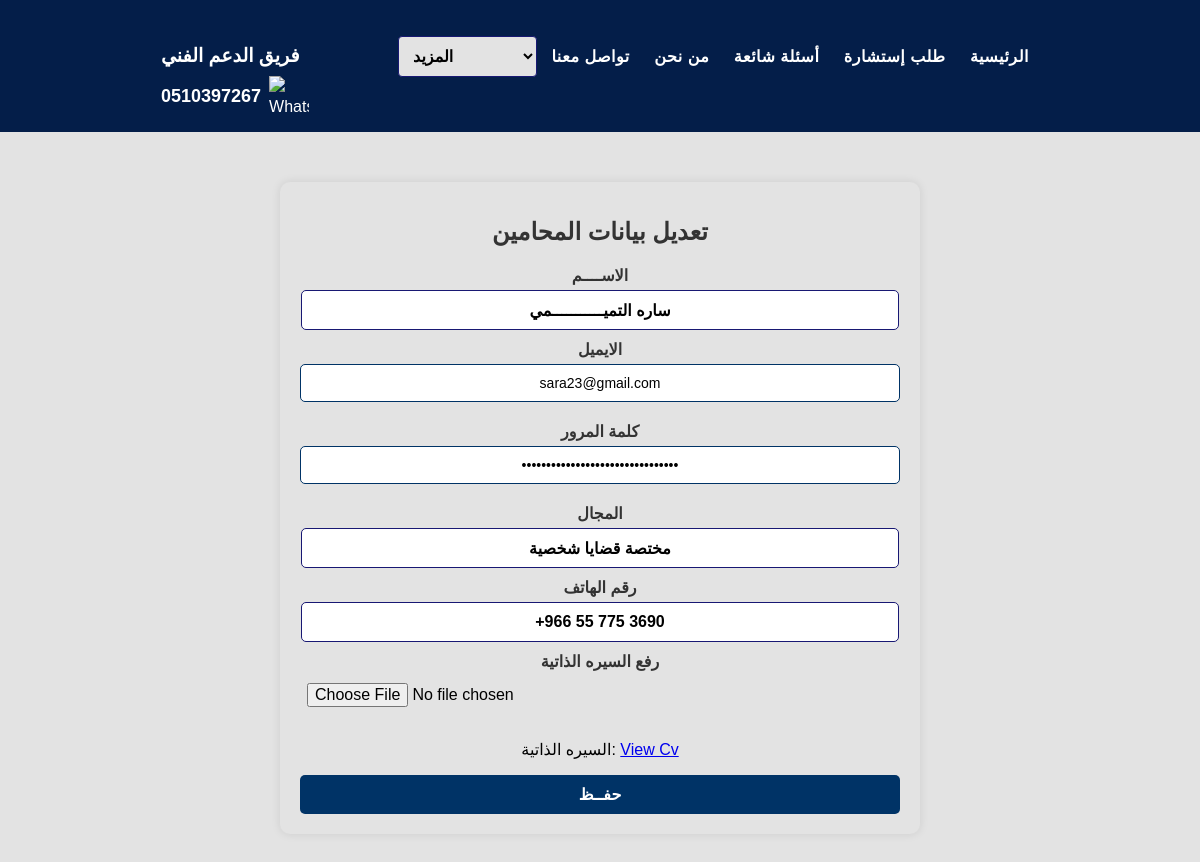
Screenshot of /update_info_lawyer.php (signed in) with the database file from the repository.
### tables this page shows
CREATE TABLE IF NOT EXISTS `lawyer` (
  `Id_lawyer` int NOT NULL AUTO_INCREMENT,
  `Name` varchar(100) NOT NULL,
  `Email` varchar(30) DEFAULT NULL,
  `password` varchar(100) NOT NULL,
  `field_lawyer` varchar(100) NOT NULL,
  `phone` varchar(16) NOT NULL,
  `cv_lawyer` varchar(255) DEFAULT NULL,
  PRIMARY KEY (`Id_lawyer`)
);

### update_info_lawyer.php (the view, shortened to what this page needs)
<?php
include 'connection.php';
$id = $_SESSION['user_Id'];
$result = $conn->query("SELECT * FROM lawyer WHERE Id_lawyer=$id");
$lawyer = $result->fetch_assoc();
?>
<!DOCTYPE html>
<html lang="ar">
<head>
    <link rel="stylesheet"href="css/style_update_info_lawyer.css">
    <link rel="stylesheet" href="css/style.css">
    <link rel="stylesheet"href="css/message.css">
</head>
<?php include 'inc/header.php'; ?>
<body>
    <div class="container">
        <h1>تعديل بيانات المحامين</h1>
        <form method="post" action="" enctype="multipart/form-data">
            <label>الاســــم</label>
            <input type="text" name="name" value="<?php echo $lawyer['Name']; ?>" required>
            <label>الايميل</label>
            <input type="email" name="email" value="<?php echo $lawyer['Email']; ?>" required>
            <label>كلمة المرور</label>
            <input type="password" name="password" value="<?php echo $lawyer['password']; ?>" required>
            <label>المجال </label>
            <input type="text" name="field_lawyer" value="<?php echo $lawyer['field_lawyer']; ?>" required>
            <label>رقم الهاتف</label>
            <input type="text" name="phone" value="<?php echo $lawyer['phone']; ?>" required>
            <label>رفع السيره الذاتية</label>
            <input type="file" name="cv_lawyer" accept=".pdf">
            <?php if (!empty($lawyer['cv_lawyer'])): ?>
                <p>السيره الذاتية: <a href="<?php echo $lawyer['cv_lawyer']; ?>" target="_blank">View Cv</a></p>
            <?php endif; ?>
            <button type="submit" name="update">حفــظ</button>
        </form>
    </div>
</body>
</html>

### css/style_update_info_lawyer.css (style rules this page uses)
body { font-family: Arial, sans-serif; background-color: rgb(227, 227, 227); direction: rtl; text-align: right; margin: 0; padding: 0; }
.container { text-align: center; width: 50%; margin: 50px auto; padding: 20px; background-color:rgb(227, 227, 227); box-shadow: 0 0 10px rgba(0, 0, 0, 0.1); border-radius: 10px; }
h1 { text-align: center; margin-bottom: 20px; color: #333; font-size: 24px; }
label { font-weight: bold; display: block; margin: 10px 0 5px; color: #333; font-size: 16px; }
input[type="email"], input[type="password"], input[type="file"] { text-align: center; width: 100%; padding: 10px; margin-bottom: 10px; border: 1px solid #003366; border-radius: 5px; font-size: 14px; box-sizing: border-box; }
button { width: 100%; padding: 10px; background-color: #003366; color: white; border: none; border-radius: 5px; cursor: pointer; font-size: 16px; font-weight: bold; transition: background-color 0.3s ease; }
.container input[type="text"] { text-align: center; width: 96%; padding: 10px; font-weight: bold; font-size: 16px; border-radius: 5px; border: 1.2px solid #181873; outline: none; }
input[type="file"] { padding: 5px; font-size: 14px; border: 1px solid #1d1616; border-radius: 5px; }

### css/style.css (style rules this page uses)
body { direction: ltr; background-color: rgb(227, 227, 227); margin: 0; padding: 0; font-family: sans-serif; background-repeat: no-repeat; background-size: cover; }
input[type="text"] { padding: 7px; border: none; font-size: 16px; }
input[type="file"] { padding: 7px; border: none; font-size: 16px; }

### rows the page displays
lawyer: name "ساره التميـــــــــــمي", email "sara23@gmail.com", field_lawyer "مختصة قضايا شخصية", phone "+966 55 775 3690"
